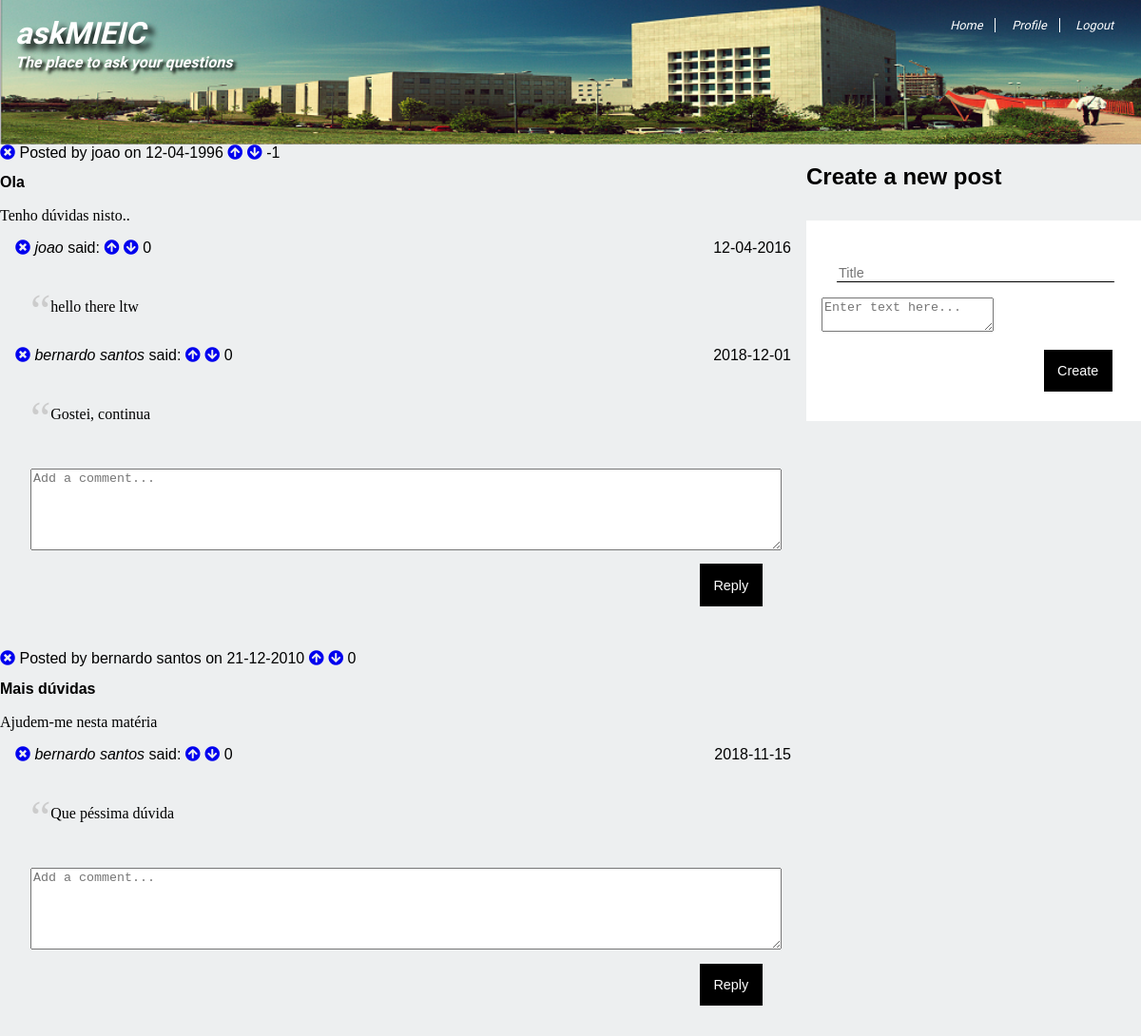
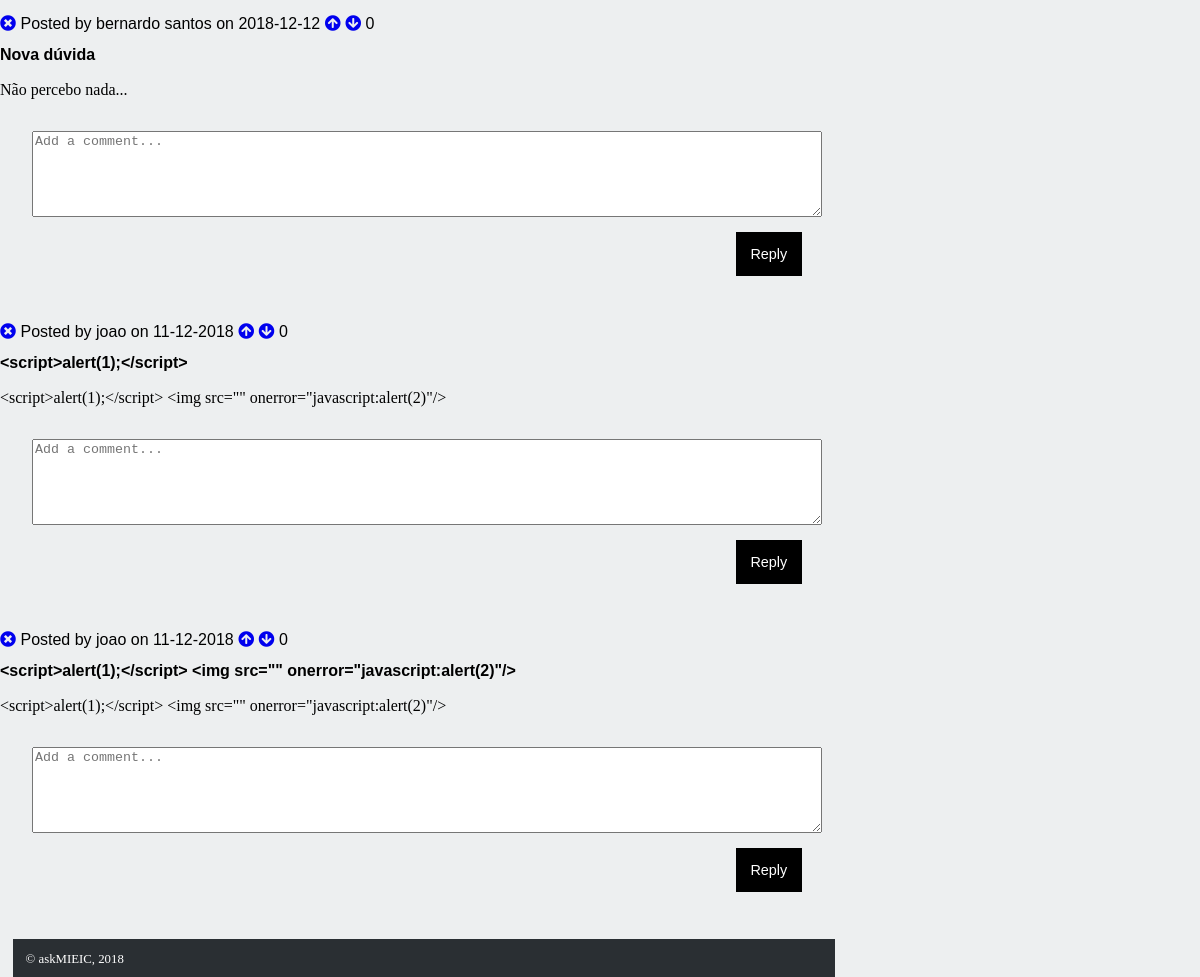
Screenshot of /pages/first_year.php (signed in) with the database file from the repository (2 pictures, top to bottom).
### tables this page shows
CREATE TABLE Post (id INTEGER PRIMARY KEY, title VARCHAR NOT NULL, text VARCHAR NOT NULL, date DATE NOT NULL, creator INTEGER REFERENCES User (id) NOT NULL, points INTEGER NOT NULL DEFAULT (0));

CREATE TABLE User (id INTEGER PRIMARY KEY CHECK (id > 201000000 and id < 209999999), name VARCHAR NOT NULL, email VARCHAR NOT NULL CHECK (email LIKE "%@%.%"), password VARCHAR NOT NULL);

CREATE TABLE Comment (id INTEGER PRIMARY KEY, text VARCHAR NOT NULL, date DATE NOT NULL, post INTEGER REFERENCES Post (id) NOT NULL, user INTEGER REFERENCES User (id) NOT NULL, points INTEGER NOT NULL DEFAULT (0));

### pages/first_year.php (called while the page is built, shortened)
<?php
    include_once('../templates/header&footer.php');
    include_once('../templates/posts_list.php');
    include_once("../database/session.php");
    include_once('../database/posts.php');
    $posts = getPosts();
    draw_header();
    draw_posts($posts);
    draw_footer();
?>

### database/session.php (called while the page is built, shortened)
<?php
  function getUserID()
  {
    if (isset($_SESSION['id'])) {
        return $_SESSION['id'];
    } else {
        return null;
    }
  }
?>

### database/posts.php (called while the page is built, shortened)
<?php
  function getPosts() {
    global $db;
    try {
      $stmt = $db->prepare('SELECT * FROM Post');
      $stmt->execute();
      return $stmt->fetchAll();
    }
    catch(PDOException $e) {
      return null;
    }
  }
  function getCommentsFromPost($postID) {
    global $db;
    try {
      $stmt = $db->prepare('SELECT * FROM Comment WHERE post = ?');
      $stmt->execute(array($postID));
      return $stmt->fetchAll();
    }
    catch(PDOException $e) {
      return null;
    }
  }
?>

### database/users.php (called while the page is built, shortened)
<?php
  function getUser($id) {
    global $db;
    try {
      $stmt = $db->prepare('SELECT * FROM User WHERE id = ?');
      $stmt->execute(array($id));
      return $stmt->fetch();
    }
    catch(PDOException $e) {
      return null;
    }
  }
?>

### templates/posts_list.php (the view, shortened to what this page needs)
<?php
  include_once('../database/users.php');
  include_once('../database/session.php');
?>
<?php function draw_posts($posts) {
  ?>
  <section id="posts">
  <?php
    foreach($posts as $post)
      draw_post($post);
  ?>
  </section>
  <section id="add_post">
      <h1>Create a new post</h1>
      <form action="../actions/add_post.php" method="post">
        <label>
          <input type="text" name="title" placeholder="Title">
        </label>
        <textarea placeholder="Enter text here..."name="description"></textarea>
        <input type="submit" value="Create">
      </form>
    </section>
<?php } ?>
<?php function draw_post($post) {
  ?>
  <article class="post">
    <a href="../actions/delete_post.php?post=<?=$post['id']?>&csrf=<?=$_SESSION['csrf']?>"><i class="fas fa-times-circle"></i></a>
    <span class="user"><?="Posted by " . getUser($post['creator'])['name']?></span>
    <span class="date"><?=" on " . $post['date']?></span>
    <a href="../actions/vote_on_post.php?post=<?=$post['id']?>&type=like&csrf=<?=$_SESSION['csrf']?>"><i class="fas fa-arrow-circle-up"></i></a>
    <a href="../actions/vote_on_post.php?post=<?=$post['id']?>&type=dislike&csrf=<?=$_SESSION['csrf']?>"><i class="fas fa-arrow-circle-down"></i></a>
    <?$points=$post['points']; echo $points>0?'+'.$points:$points?>
    <header><h2><?=htmlspecialchars($post['title'])?></h2></header>
    <p><?=htmlspecialchars($post['text'])?></p>
    <section id="comments">
      <?php
       $comments = getCommentsFromPost($post['id']);
       foreach($comments as $comment)
         draw_comment($comment);
      ?>
     <form>
       <textarea placeholder="Add a comment..." name="text"></textarea>
       <input type="submit" value="Reply">
     </form>
    </section>
  </article>
<?php } ?>
<?php function draw_comment($comment) {
  ?>
  <article class="comment">
    <a href="../actions/delete_comment.php?comment=<?=$comment['id']?>&csrf=<?=$_SESSION['csrf']?>"><i class="fas fa-times-circle"></i></a>
    <span class="user"><?=getUser($comment['user'])['name']?></span>
    <span class="date"><?=$comment['date']?></span>
    <a href="../actions/vote_on_comment.php?comment=<?=$comment['id']?>&type=like&csrf=<?=$_SESSION['csrf']?>"><i class="fas fa-arrow-circle-up"></i></a>
    <a href="../actions/vote_on_comment.php?comment=<?=$comment['id']?>&type=dislike&csrf=<?=$_SESSION['csrf']?>"><i class="fas fa-arrow-circle-down"></i></a>
    <?$points=$comment['points']; echo $points>0?'+'.$points:$points?>
    <p><?=htmlspecialchars($comment['text'])?></p>
  </article>
<?php } ?>

### templates/header&footer.php (shortened to what this page needs)
<?php function draw_header(){
    include_once('../database/session.php');
    include_once('../database/users.php');
    ?>
    <!DOCTYPE html>
    <html lang="en-US">
    <head>
        <link href="../css/style.css" rel="stylesheet">
        <link rel="stylesheet" href="https://use.fontawesome.com/releases/v5.3.1/css/all.css">
    </head>
    <body>
        <header>
            <h1>askMIEIC</h1>
            <h2>The place to ask your questions</h2>
            <div id="signup">
                <a href="../pages/main.php">Home</a>
                <?php
                if(getUserID() == null) { ?>
                    <a href="../pages/register.php">Register</a>
                    <a href="../pages/login.php">Login</a>
                <?php } else { ?>
                    <a href="../pages/profile.php"><img id="profile_pic" src=<?=getImage(getUserID())?> alt="Profile picture"> Profile</a>
                    <a href="../actions/logout_action.php">Logout</a>
                <?php } ?>
            </div>
        </header>
<?php } ?>
<?php function draw_footer(){  ?>
    <footer>
        <p>&copy; askMIEIC, 2018</p>
    </footer>
    </body>
    </html>
 <?php } ?>

### css/style.css (style rules this page uses)
body { background-color: #edeff0; margin: 0 auto; display: grid; grid-template-columns: [start] 5fr [middle] 1fr [end]; grid-template-rows: [start] auto [nav] auto [news] 1fr [footer] auto [end]; }
body > header { grid-column: start / end; background: url(../images/FEUP_YARD.png) no-repeat left top; background-size: cover; height:7.5em; }
body > footer { grid-row: footer; }
body > header { background-color: #046dd5; font-style: italic; color: white; padding: 1em; display: grid; grid-template-columns: 1fr auto; grid-template-rows: 1fr 2fr; font-family: "Love Ya Like A Sister", 'Verdana', sans-serif; }
body > header h1, body > header h2 { margin: 0; text-shadow: .2em .2em .2em black; }
body > header h1 { grid-column: 1; grid-row: 1; }
body > header h2 { grid-column: 1; grid-row: 2; }
body > header #signup { grid-column: 2; grid-row: 1; }
body > header a { color: white; text-decoration: none; }
body > header #signup a:nth-child(1),body > header #signup a:nth-child(2) { border-right: 1px solid white; }
body > header #signup a { padding: 0 1em; }
body > header #signup a:first-child { padding-left: 0; }
body > footer { background-color: #2a2f33; color: white; padding: 1em; margin: auto 1em; height: 1em; display: flex; }
body > footer p { margin: 0; }
body { font-family: 'Verdana', sans-serif; }
p { font-family: "Georgia", serif; line-height: 1.2em; }
header h2 { font-size: 1em; }
header a { font-size: 0.8em; }
footer { font-size: 0.8em; }
#comments { margin: 1em; }
#comments .user { font-style: italic; }
#comments .user:after { font-style: normal; content: ' said:'; }
#comments .date { float: right; }
#comments p { background-color: #edeff0; padding: 1em; }
#comments p:before { content: '\201C'; font-size: 3em; position: relative; top: 15px; color: #ccc; }
#comments form { width: auto; margin: 0; background-color: #edeff0; }
#comments input { background-color: #edeff0; }
#comments textarea { display: block; width: 100%; height: 6em; }
#comments input[type=submit] { width: auto; background-color: black; color: white; border: none; margin: 1em; padding: 1em; margin-left: auto; }
form { background-color: white; color: black; margin: 2em auto; width: 20em; padding: 1em; }
label { padding: 1em; }
label, input { display: block; }
input { border: none; background-color: white; color: black; border-bottom: 1px solid black; margin-top: 1em; width: 100%; font-size: 0.9em; }
input[type=submit] { width: auto; background-color: black; color: white; border: none; margin: 1em; padding: 1em; margin-left: auto; }

### rows the page displays
post: creator.name "joao", date "12-04-1996", points "-1", title "Ola", text "Tenho dúvidas nisto.."
comment: user.name "joao", date "12-04-2016", points "0", text "hello there ltw"
comment: user.name "bernardo santos", date "2018-12-01", points "0", text "Gostei, continua"
post: creator.name "bernardo santos", date "21-12-2010", points "0", title "Mais dúvidas", text "Ajudem-me nesta matéria"
comment: user.name "bernardo santos", date "2018-11-15", points "0", text "Que péssima dúvida"
post: creator.name "bernardo santos", date "2018-12-12", points "0", title "Nova dúvida", text "Não percebo nada..."
post: creator.name "joao", date "11-12-2018", points "0", title "<script>alert(1);</script>", text "<script>alert(1);</script> <img src=\"\" onerror=\"javascript:alert(2)\"/>"
post: creator.name "joao", date "11-12-2018", points "0", title "<script>alert(1);</script> <img src=\"\" onerror=\"javascript:alert(2)\"/>", text "<script>alert(1);</script> <img src=\"\" onerror=\"javascript:alert(2)\"/>"
